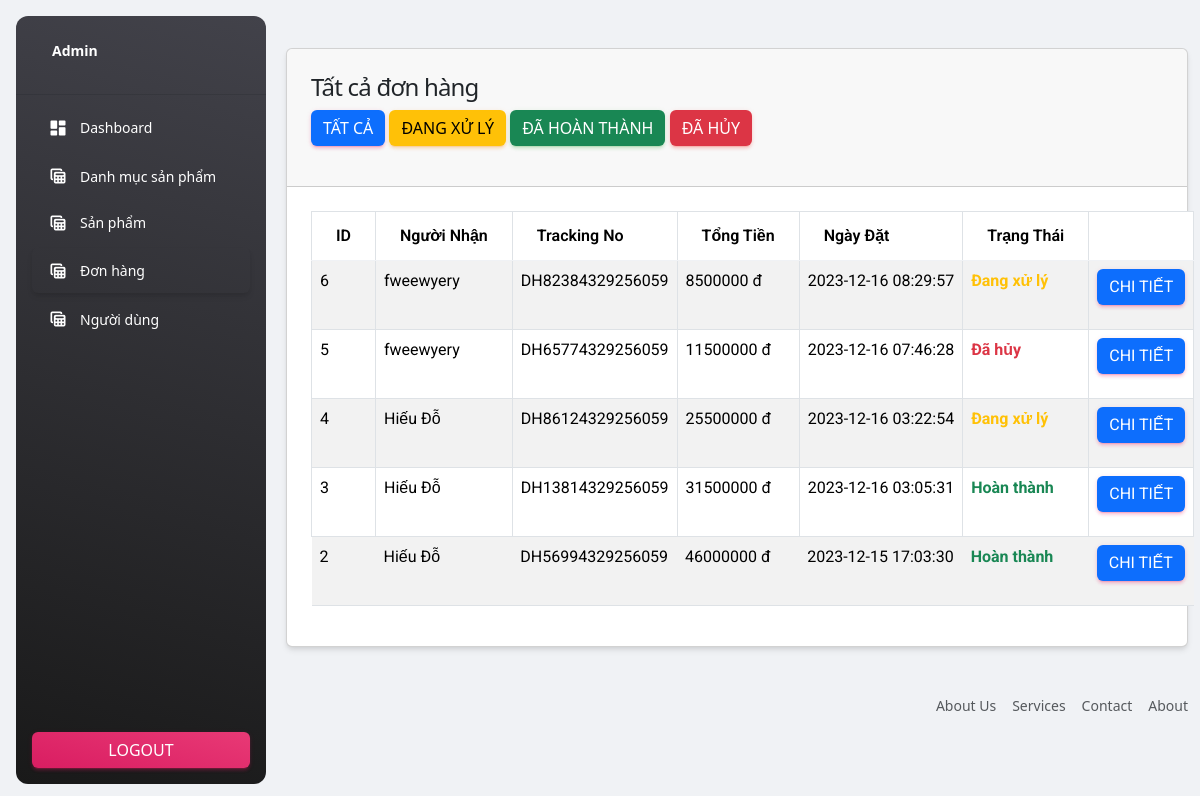
/admin/orders.php (signed in), run on the app's committed database.
### tables this page shows
CREATE TABLE `orders` (
  `id` int(11) NOT NULL,
  `tracking_no` varchar(200) NOT NULL,
  `user_id` int(11) NOT NULL,
  `name` varchar(200) NOT NULL,
  `email` varchar(200) NOT NULL,
  `phone` varchar(50) NOT NULL,
  `address` mediumtext NOT NULL,
  `pincode` varchar(200) NOT NULL,
  `total_price` int(11) NOT NULL,
  `payment_mode` varchar(200) NOT NULL,
  `payment_id` varchar(200) NOT NULL,
  `status` tinyint(4) NOT NULL DEFAULT 0,
  `comments` varchar(500) NOT NULL,
  `create_at` timestamp NOT NULL DEFAULT current_timestamp()
);

### admin/orders.php (the view, shortened to what this page needs)
<?php
include('includes/header.php');
include '../config/connect.php';
$getOrders = $pdo->prepare("SELECT o.*FROM orders o ORDER BY id DESC");
$getOrders -> execute();
$orders = $getOrders -> fetchAll(PDO::FETCH_ASSOC);
?>
<div class="container">
    <div class="row mt-3">
        <div class="col-md-12">
            <div class="card">
                <div class="card-header">
                    <h4>Tất cả đơn hàng</h4>
                    <a class="btn-primary btn" href="orders.php">Tất cả</a>
                    <a class="btn-warning btn" href="order-xuly.php">Đang xử lý</a>
                    <a class="btn btn-success" href="order-success.php">Đã Hoàn thành</a>
                    <a class="btn btn-danger" href="order-huy.php">Đã Hủy</a>
                </div>
                <div class="card-body">
                    <table class="table table-bordered table-striped">
                        <thead>
                        <tr>
                            <th>ID</th>
                            <th>Người nhận</th>
                            <th>Tracking No</th>
                            <th>Tổng tiền</th>
                            <th>Ngày đặt</th>
                            <th>Trạng thái</th>
                            <th></th>
                        </tr>
                        </thead>
                        <tbody>
                        <?php
                        if (count($orders)>0){
                            foreach ($orders as $item)
                            {
                                ?>
                                <tr>
                                    <td><?=$item['id']?></td>
                                    <td><?=$item['name']?></td>
                                    <td><?=$item['tracking_no']?></td>
                                    <td><?=$item['total_price']?> đ</td>
                                    <td><?=$item['create_at']?></td>
                                    <td>
                                        <?php
                                        if ($item['status']== 0){
                                            echo "<span class='text-warning fw-bold'>Đang xử lý</span>";
                                        } else if ($item['status'] == 1){
                                            echo "<span class='text-success fw-bold'>Hoàn thành</span>";
                                        }else if($item['status'] == 2)
                                        {
                                            echo "<span class='text-danger fw-bold'>Đã hủy</span>";
                                        }
                                        ?>
                                    </td>
                                    <td><a href="view-order.php?t=<?=$item['tracking_no']?>" class="btn btn-primary">Chi tiết</a></td>
                                </tr>
                                <?php
                            }
                        }else{
                            ?>
                            <tr>
                                <td colspan="7">Bạn chưa có đơn hàng nào</td>
                            </tr>
                            <?php
                        }
                        ?>
                        </tbody>
                    </table>
                </div>
            </div>
        </div>
    </div>
</div>
<?php include 'includes/footer.php'?>

### data on the page
orders: id "6", name "fweewyery", tracking_no "DH82384329256059", total_price "8500000", create_at "2023-12-16 08:29:57", status "Đang xử lý"
orders: id "5", name "fweewyery", tracking_no "DH65774329256059", total_price "11500000", create_at "2023-12-16 07:46:28", status "Đã hủy"
orders: id "4", name "Hiếu Đỗ", tracking_no "DH86124329256059", total_price "25500000", create_at "2023-12-16 03:22:54", status "Đang xử lý"
orders: id "3", name "Hiếu Đỗ", tracking_no "DH13814329256059", total_price "31500000", create_at "2023-12-16 03:05:31", status "Hoàn thành"
orders: id "2", name "Hiếu Đỗ", tracking_no "DH56994329256059", total_price "46000000", create_at "2023-12-15 17:03:30", status "Hoàn thành"
